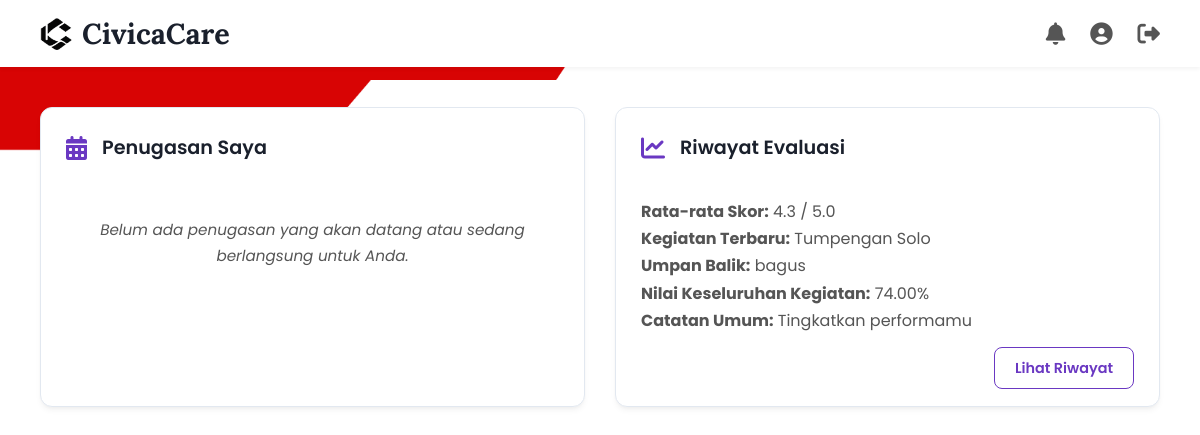
/dashboard-relawan.php (signed in), run on the app's committed database.
### tables this page shows
CREATE TABLE `kegiatan` (
  `id` int(11) NOT NULL,
  `nama_kegiatan` varchar(100) NOT NULL,
  `tanggal` date NOT NULL,
  `waktu_mulai` time DEFAULT NULL,
  `waktu_selesai` time DEFAULT NULL,
  `lokasi` varchar(255) DEFAULT NULL,
  `deskripsi` text NOT NULL,
  `kategori` varchar(100) NOT NULL,
  `kuota_relawan` int(11) NOT NULL,
  `perlengkapan` text DEFAULT NULL,
  `catatan` text DEFAULT NULL,
  `status` enum('aktif','nonaktif') DEFAULT 'aktif'
);

CREATE TABLE `evaluasi` (
  `id` int(11) NOT NULL,
  `id_relawan` int(11) NOT NULL,
  `id_kegiatan` int(11) NOT NULL,
  `tanggal_evaluasi` date DEFAULT NULL,
  `kedisiplinan` tinyint(4) DEFAULT NULL,
  `komunikasi` tinyint(4) DEFAULT NULL,
  `kerjasama` tinyint(4) DEFAULT NULL,
  `tanggung_jawab` tinyint(4) DEFAULT NULL,
  `catatan` text DEFAULT NULL,
  `is_present` tinyint(1) DEFAULT 0,
  `evaluated_by` int(11) DEFAULT NULL,
  `nilai` int(11) DEFAULT NULL
);

CREATE TABLE `evaluasi_keseluruhan` (
  `id` int(11) NOT NULL,
  `id_kegiatan` int(11) NOT NULL,
  `nilai_akhir` decimal(5,2) DEFAULT NULL,
  `catatan_umum` text DEFAULT NULL,
  `tanggal_rekap` date DEFAULT curdate()
);

### dashboard-relawan.php (the view, shortened to what this page needs)
<?php
require_once 'config/db.php';
$user_id = $_SESSION['user_id'];
function safe($v) { return ($v===null||$v===''||$v===false)?'-':htmlspecialchars($v); }
$relawan = $conn->query("SELECT * FROM applicants WHERE id=$user_id LIMIT 1")->fetch_assoc();
$status = $relawan['status'] ?? '';
$penugasan = [];
if ($status === 'diterima') {
    $q = $conn->query("SELECT a.*, k.nama_kegiatan, k.tanggal, k.waktu_mulai, k.waktu_selesai, k.lokasi FROM assignment_relawan ar JOIN assignments a ON ar.assignment_id=a.id JOIN kegiatan k ON a.kegiatan_id=k.id WHERE ar.relawan_id=$user_id AND a.status IN ('terjadwal','berlangsung') ORDER BY k.tanggal ASC, k.waktu_mulai ASC LIMIT 1");
    if ($q) $penugasan = $q->fetch_assoc();
}
$evaluasi = [];
if ($status === 'diterima') {
    $q = $conn->query("SELECT e.*, k.nama_kegiatan, k.tanggal, ek.catatan_umum, ek.nilai_akhir
                       FROM evaluasi e
                       JOIN kegiatan k ON e.id_kegiatan = k.id
                       LEFT JOIN evaluasi_keseluruhan ek ON ek.id_kegiatan = e.id_kegiatan
                       WHERE e.id_relawan = $user_id
                       ORDER BY e.tanggal_evaluasi DESC");
    while ($row = $q->fetch_assoc()) $evaluasi[] = $row;
}
?>
<!DOCTYPE html>
<html lang="id">
<head>
    <link rel="stylesheet" href="https://cdnjs.cloudflare.com/ajax/libs/font-awesome/6.1.1/css/all.min.css">
</head>
<body>
    <header class="main-header">
        <a href="#" class="logo">
            <img src="logo.png" alt="Logo Icon CivicaCare" class="logo-icon">
            <h1>CivicaCare</h1>
        </a>
        <nav class="header-nav">
            <a href="riwayat-notifikasi.php" class="nav-icon">
                <i class="fa-solid fa-bell"></i>
            </a>
            <a href="profile.php" class="nav-icon"><i class="fa-solid fa-user-circle"></i></a>
            <a href="logout.php" class="nav-icon" title="Logout"><i class="fa-solid fa-right-from-bracket"></i></a>
        </nav>
    </header>
    <main>
        <div class="dashboard-cards">
            <div class="card">
                <div class="card-header">
                    <i class="fa-solid fa-calendar-days card-icon"></i>
                    <h3>Penugasan Saya</h3>
                </div>
                <div class="card-body" id="penugasan-content">
                    <?php if ($status !== 'diterima'): ?>
                        <p class="no-assignment-message">
                            <?php if ($status === 'diajukan' || $status === 'diseleksi'): ?>Penugasan akan ditampilkan setelah pendaftaran Anda disetujui admin.
                            <?php elseif ($status === 'ditolak'): ?>Pendaftaran Anda ditolak. Silakan hubungi admin untuk informasi lebih lanjut.
                            <?php else: ?>Silakan lengkapi formulir pendaftaran untuk melihat penugasan Anda.
                            <?php endif; ?>
                        </p>
                    <?php elseif (!$penugasan): ?>
                        <p class="no-assignment-message">Belum ada penugasan yang akan datang atau sedang berlangsung untuk Anda.</p>
                    <?php endif; ?>
                </div>
            </div>
            <div class="card">
                <div class="card-header">
                    <i class="fa-solid fa-chart-line card-icon"></i>
                    <h3>Riwayat Evaluasi</h3>
                </div>
                <div class="card-body" id="evaluasi-content">
                    <?php if ($status !== 'diterima'): ?>
                        <p class="no-assignment-message">
                            <?php if ($status === 'diajukan' || $status === 'diseleksi'): ?>Riwayat evaluasi akan ditampilkan setelah pendaftaran Anda disetujui admin.
                            <?php elseif ($status === 'ditolak'): ?>Pendaftaran Anda ditolak. Riwayat evaluasi tidak tersedia.
                            <?php else: ?>Silakan lengkapi formulir pendaftaran untuk melihat riwayat evaluasi Anda.
                            <?php endif; ?>
                        </p>
                    <?php elseif (empty($evaluasi)): ?>
                        <p class="no-assignment-message">Belum ada evaluasi yang tersedia untuk Anda.</p>
                    <?php else:
                        $total = $count = 0;
                        foreach ($evaluasi as $e) {
                            $total += $e['kedisiplinan'] + $e['komunikasi'] + $e['kerjasama'] + $e['tanggung_jawab'];
                            $count += 4;
                        }
                        $avg = $count ? number_format($total/$count,1) : 'N/A';
                        $latest = $evaluasi[0];
                    ?>
                        <p>
                            <strong>Rata-rata Skor:</strong> <?= $avg ?> / 5.0<br>
                            <strong>Kegiatan Terbaru:</strong> <?= safe($latest['nama_kegiatan']) ?><br>
                            <strong>Umpan Balik:</strong> <?= safe(mb_strimwidth($latest['catatan'] ?? '', 0, 50, '...')) ?></br>
                            <strong>Nilai Keseluruhan Kegiatan:</strong> <?= safe($latest['nilai_akhir'] ?? '-') ?>%</br>
                            <strong>Catatan Umum:</strong> <?= safe(mb_strimwidth($latest['catatan_umum'] ?? '', 0, 50, '...')) ?></br>
                        </p>
                        <div class="card-footer">
                            <a href="detail-evaluasi.php" class="detail-button">Lihat Riwayat</a>
                        </div>
                    <?php endif; ?>
                </div>
            </div>
        </div>
    </main>
</body>
</html>

### dashboard-relawan.php (style rules this page uses)
:root { --primary-color: #6A38C2; --primary-light: #F0EBf9; --secondary-color: #CC0000; --dark-text: #1a202c; --light-text: #555; --bg-light: #f7fafc; --border-color: #e2e8f0; }
body, html { margin: 0; padding: 0; font-family: 'Poppins', sans-serif; background-color: var(--bg-light); background-image: url('bg.png'); background-size: cover; background-position: center; background-attachment: fixed; color: var(--dark-text); }
.main-header { background-color: #fff; padding: 15px 40px; display: flex; justify-content: space-between; align-items: center; box-shadow: 0 2px 4px rgba(0, 0, 0, 0.05); position: sticky; top: 0; z-index: 1000; }
.logo { display: flex; align-items: center; text-decoration: none; color: var(--dark-text); }
.logo-icon { width: 32px; height: 32px; margin-right: 10px; }
.logo h1 { font-family: 'Lora', serif; font-size: 1.8rem; margin: 0; }
.header-nav { display: flex; align-items: center; gap: 25px; }
.nav-icon { font-size: 1.4rem; color: var(--light-text); cursor: pointer; position: relative; }
.no-assignment-message { text-align: center; color: var(--light-text); padding: 20px; font-style: italic; font-size: 0.95rem; }
main { padding: 40px; }
.dashboard-cards { display: grid; grid-template-columns: repeat(2, 1fr); gap: 30px; }
.card { background-color: #fff; border-radius: 12px; border: 1px solid var(--border-color); box-shadow: 0 4px 6px -1px rgba(0, 0, 0, 0.05), 0 2px 4px -1px rgba(0, 0, 0, 0.04); padding: 25px; display: flex; flex-direction: column; }
.card-header { display: flex; align-items: center; gap: 15px; margin-bottom: 20px; }
.card-icon { font-size: 1.5rem; color: var(--primary-color); }
.card-header h3 { margin: 0; font-size: 1.2rem; font-weight: 600; }
.card-body { flex-grow: 1; color: var(--light-text); line-height: 1.7; }
.card-footer { margin-top: 20px; text-align: right; }
.card-footer .detail-button { background-color: #fff; color: var(--primary-color); padding: 10px 20px; border-radius: 8px; text-decoration: none; font-weight: 600; font-size: 0.9rem; border: 1px solid var(--primary-color); transition: all 0.3s; }

### data on the page
kegiatan: nama_kegiatan "Tumpengan Solo"
evaluasi: catatan "bagus"
evaluasi_keseluruhan: nilai_akhir "74.00", catatan_umum "Tingkatkan performamu"

### other printed values
$avg "4.3"
